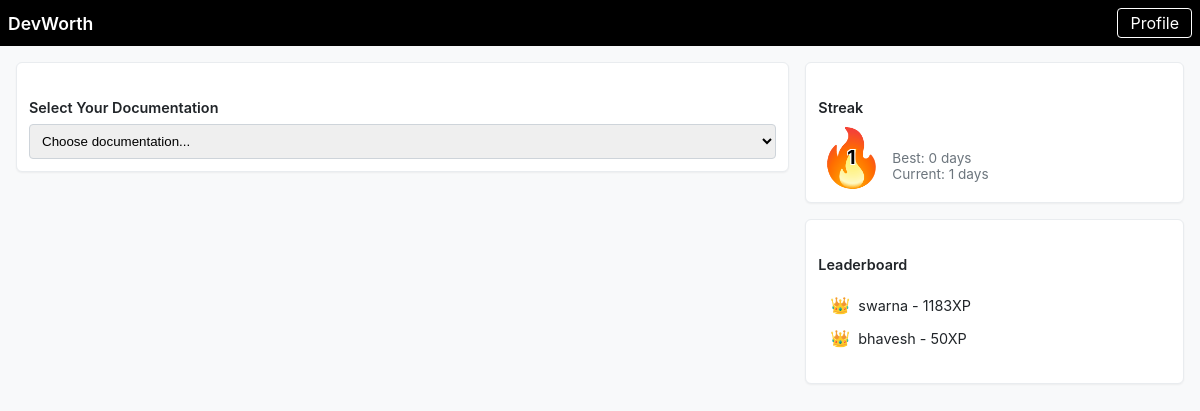
Before: /home (signed in) with the older database file.
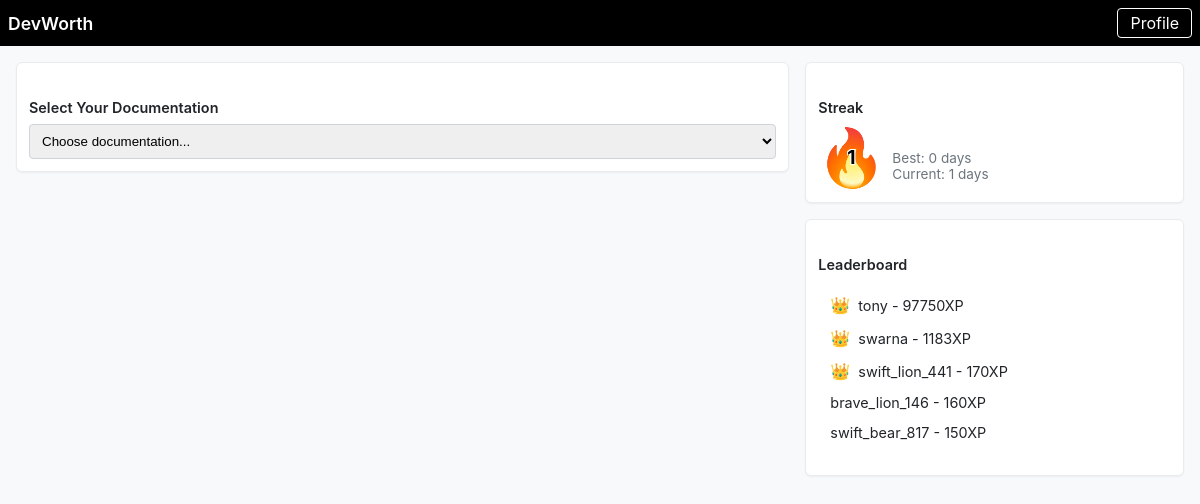
After: the same page with the newer database file.
### tables this page shows
CREATE TABLE users (id INTEGER PRIMARY KEY AUTOINCREMENT, username TEXT NOT NULL UNIQUE, password TEXT NOT NULL, streak INTEGER DEFAULT 0, current_streak INTEGER DEFAULT 0, best_streak INTEGER DEFAULT 0);

CREATE TABLE leaderboard (
    user_id INTEGER NOT NULL,
    total_experience INTEGER NOT NULL,
    FOREIGN KEY (user_id) REFERENCES users(id),
    PRIMARY KEY (user_id)
);

### app.py (the view)
@app.route('/home')
@login_required
def index():
    user_id = session['user_id']
    user = db.execute("SELECT * FROM users WHERE id = ?", user_id)[0]
    leaderboard = db.execute("""
        SELECT u.username, l.total_experience
        FROM leaderboard l
        JOIN users u ON l.user_id = u.id
        ORDER BY l.total_experience DESC
        LIMIT 5
    """)
    current_date = time.strftime('%Y-%m-%d')
    yesterday = (datetime.now() - timedelta(days=1)).strftime('%Y-%m-%d')
    today_activity = db.execute("""
        SELECT * FROM user_activity
        WHERE user_id = ? AND date = ?
    """, user_id, current_date)
    yesterday_activity = db.execute("""
        SELECT * FROM user_activity
        WHERE user_id = ? AND date = ?
    """, user_id, yesterday)
    if today_activity:
        if yesterday_activity:
            db.execute("""
                UPDATE users
                SET current_streak = current_streak + 1,
                    best_streak = CASE
                        WHEN current_streak + 1 > best_streak
                        THEN current_streak + 1
                        ELSE best_streak
                    END
                WHERE id = ?
            """, user_id)
        else:
            db.execute("UPDATE users SET current_streak = 1 WHERE id = ?", user_id)
    user = db.execute("SELECT * FROM users WHERE id = ?", user_id)[0]
    return render_template('home.html', user=user, leaderboard=leaderboard)

### helpers.py (called while the page is built)
def login_required(f):
    @wraps(f)
    def decorated_function(*args, **kwargs):
        if session.get("user_id") is None:
            print(session.get("user_id"))
            return redirect("/login")
        return f(*args, **kwargs)
    return decorated_function

### templates/home.html (shortened to what this page needs)
<!DOCTYPE html>
<html lang="en">
<head>
</head>
<body>
    <nav class="navbar">
        <div class="navbar-content">
            <a href="#" class="navbar-brand">DevWorth</a>
            <a href="/profile" class="nav-link">Profile</a>
        </div>
    </nav>
    <div class="container">
        <div class="row">
            <div class="col-md-8">
                <div class="card">
                    <div class="card-body">
                        <h5 class="card-title">Select Your Documentation</h5>
                        <select id="documentation-select">
                            <option value="">Choose documentation...</option>
                        </select>
                    </div>
                </div>
            </div>
            <div class="col-md-4">
                <div class="card">
                    <div class="card-body">
                        <h5 class="card-title">Streak</h5>
                        <div class="streak-container">
                            <div class="streak-fire-container">
                                <div class="streak-number-overlay">{{ user.current_streak }}</div>
                                <div class="streak-fire">🔥</div>
                            </div>
                            <div class="streak-stats">
                                <p>Best: {{ user.best_streak }} days</p>
                                <p>Current: {{ user.current_streak }} days</p>
                            </div>
                        </div>
                    </div>
                </div>
                <div class="card">
                    <div class="card-body">
                        <h5 class="card-title">Leaderboard</h5>
                        <ol class="list-group">
                            {% for leader in leaderboard %}
                                <li class="list-group-item">
                                    {% if loop.index == 1 %}
                                        <span class="crown gold">👑</span>
                                    {% elif loop.index == 2 %}
                                        <span class="crown silver">👑</span>
                                    {% elif loop.index == 3 %}
                                        <span class="crown bronze">👑</span>
                                    {% endif %}
                                    {{ leader.username }} - {{ leader.total_experience }}XP
                                </li>
                            {% endfor %}
                        </ol>
                    </div>
                </div>
            </div>
        </div>
    </div>
</body>
</html>

### templates/home.html (style rules this page uses)
body, html { margin: 0; padding: 0; font-family: -apple-system, BlinkMacSystemFont, 'Segoe UI', Roboto, Oxygen, Ubuntu, Cantarell, sans-serif; background-color: #f8f9fa; color: #212529; }
.navbar { background-color: #000; padding: 0.5rem; width: 100%; box-sizing: border-box; }
.navbar-content { display: flex; justify-content: space-between; align-items: center; max-width: 1400px; margin: 0 auto; }
.navbar-brand { color: white; font-weight: 600; font-size: 1.1rem; text-decoration: none; }
.nav-link { color: white; text-decoration: none; border: 1px solid white; padding: 0.25rem 0.75rem; border-radius: 4px; transition: opacity 0.3s ease; }
.container { max-width: 1400px; margin: 0 auto; padding: 1rem; }
.row { display: flex; flex-wrap: wrap; margin: -0.5rem; }
.col-md-8 { flex: 0 0 66.666667%; max-width: 66.666667%; padding: 0.5rem; box-sizing: border-box; }
.col-md-4 { flex: 0 0 33.333333%; max-width: 33.333333%; padding: 0.5rem; box-sizing: border-box; }
.card { background-color: white; border: 1px solid #e9ecef; border-radius: 6px; box-shadow: 0 1px 2px rgba(0,0,0,0.05); margin-bottom: 1rem; }
.card-body { padding: 0.75rem; }
.card-title { font-size: 0.9rem; font-weight: 600; margin-bottom: 0.5rem; color: #212529; }
select { width: 100%; padding: 0.5rem; border: 1px solid #ced4da; border-radius: 0.25rem; }
.streak-container { display: flex; align-items: flex-end; padding: 0.5rem; gap: 1rem; }
.streak-fire-container { position: relative; width: 50px; height: 50px; display: flex; align-items: center; justify-content: center; }
.streak-fire { font-size: 3.5rem; position: absolute; z-index: 1; }
.streak-number-overlay { position: absolute; z-index: 2; font-size: 1.2rem; font-weight: bold; color: #000; text-shadow: -1px -1px 0 #fff, 1px -1px 0 #fff, -1px 1px 0 #fff, 1px 1px 0 #fff; }
.streak-stats { flex: 1; margin: 0; }
.streak-stats p { margin: 0; color: #6c757d; font-size: 0.85rem; }
.list-group { list-style-type: none; padding: 0; }
.list-group-item { padding: 0.4rem 0.75rem; display: flex; align-items: center; gap: 0.5rem; font-size: 0.9rem; }
.crown { font-size: 1rem; }
.crown.gold { color: #ffd700; }
.crown.silver { color: #c0c0c0; }
.crown.bronze { color: #cd7f32; }

Changed rows visible on the page:
no longer on this page (row unchanged): leaderboard: username "bhavesh", total_experience "50"
added leaderboard: username "tony", total_experience "97750"
added leaderboard: username "swift_lion_441", total_experience "170"
added leaderboard: username "brave_lion_146", total_experience "160"
added leaderboard: username "swift_bear_817", total_experience "150"
